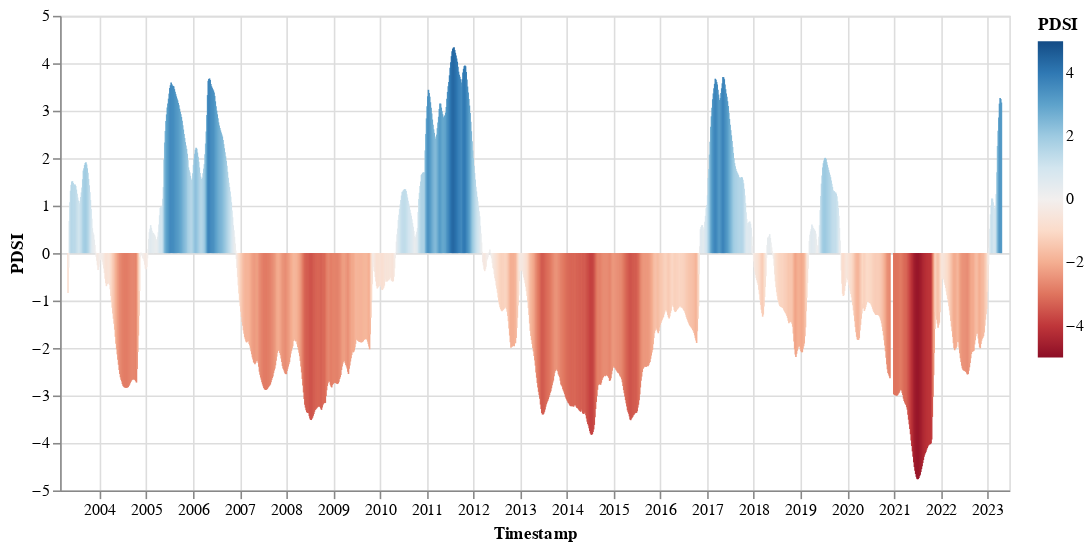

This figure's notebook cell:
### Markdown cell above
Chart PDSI time series as a bar chart to more easily interpret absolute values and compare them over time. Here, the observation timestamp is represented on the x-axis and PDSI is represented by both the y-axis and color. Since each PDSI observation has a unique timestamp that can be plotted to the x-axis, there is no need to aggregate PDSI values as in the above chart. A tooltip is added to the chart; hover over the bars to reveal the values for each variable.

### Code cell
alt.Chart(pdsi_df).mark_bar(size=1).encode(
    x='Timestamp:T',
    y='PDSI:Q',
    color=alt.Color(
        'PDSI:Q', scale=alt.Scale(scheme='redblue', domain=(-5, 5))),
    tooltip=[
        alt.Tooltip('Timestamp:T', title='Date'),
        alt.Tooltip('PDSI:Q', title='PDSI')
    ]).properties(width=600, height=300)

### Figure 1 — Vega-Lite specification as saved in the notebook (floating-point values rounded to 4 significant figures; data arrays with more than 128 entries replaced by an {"elided": "..."} marker saying what was removed)
{"config": {"view": {"continuousWidth": 400, "continuousHeight": 300}}, "data": {"name": "data-a9d2883c06733354654f39a14231d3ec"}, "mark": {"type": "bar", "size": 1}, "encoding": {"color": {"field": "PDSI", "scale": {"domain": [-5, 5], "scheme": "redblue"}, "type": "quantitative"}, "tooltip": [{"field": "Timestamp", "title": "Date", "type": "temporal"}, {"field": "PDSI", "title": "PDSI", "type": "quantitative"}], "x": {"field": "Timestamp", "type": "temporal"}, "y": {"field": "PDSI", "type": "quantitative"}}, "height": 300, "width": 600, "$schema": "https://vega.github.io/schema/vega-lite/v4.17.0.json", "datasets": {"data-a9d2883c06733354654f39a14231d3ec": {"elided": "1454 records"}}}
